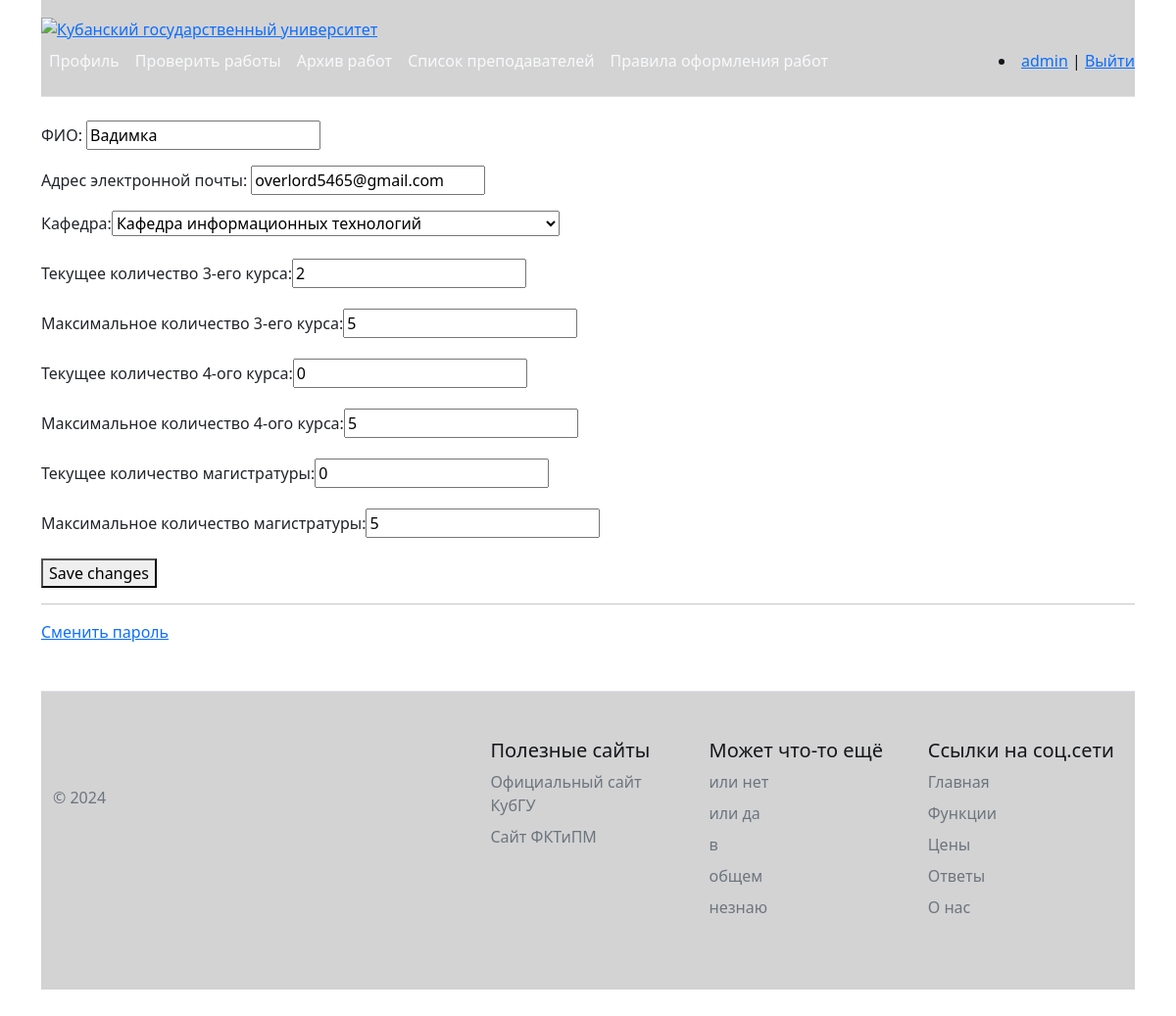
Screenshot of /users/edit_profile/ (signed in) with the database file from the repository.
### users/models.py (models this page shows)
class Teacher(models.Model):
    user = models.OneToOneField(User, on_delete=models.CASCADE, null=True,
                                default=None)
    INFORMATION_TECHNOLOGY = "IT"
    COMPUTATIONAL_TECHNOLOGIES = "CT"
    MATHEMATICAL_MODELING = "MM"
    DATA_ANALYSIS_AND_ARTIFICIAL_INTELLIGENCE = "DAAAI"
    APPLIED_MATHEMATICS = "AM"
    DEPARTMENT_CHOICES = (
        (INFORMATION_TECHNOLOGY, "Кафедра информационных технологий"),
        (COMPUTATIONAL_TECHNOLOGIES, "Кафедра вычислительных технологий"),
        (MATHEMATICAL_MODELING, "Кафедра математического моделирования"),
        (DATA_ANALYSIS_AND_ARTIFICIAL_INTELLIGENCE, "Кафедра анализа данных и искусственного интеллекта"),
        (APPLIED_MATHEMATICS, "Кафедра прикладной математики"),
    )
    department = models.CharField(max_length=100, db_index=True,
                                  verbose_name="Кафедра", blank=True,
                                  default=INFORMATION_TECHNOLOGY,
                                  choices=DEPARTMENT_CHOICES,
                                  )
    current_amount_3_course = models.IntegerField(blank=True, default=0,
                                                  validators=[
                                                      MaxValueValidator(5),
                                                      MinValueValidator(0)
                                                  ]
                                                  )
    max_amount_3_course = models.IntegerField(blank=True, default=5,
                                              validators=[
                                                  MaxValueValidator(5),
                                                  MinValueValidator(0)
                                              ]
                                              )
    current_amount_4_course = models.IntegerField(blank=True, default=0,
                                                  validators=[
                                                      MaxValueValidator(5),
                                                      MinValueValidator(0)
                                                  ]
                                                  )
    max_amount_4_course = models.IntegerField(blank=True, default=5,
                                              validators=[
                                                  MaxValueValidator(5),
                                                  MinValueValidator(0)
                                              ]
                                              )
    current_amount_m = models.IntegerField(blank=True, default=0,
                                           validators=[
                                               MaxValueValidator(5),
                                               MinValueValidator(0)
                                           ]
                                           )
    max_amount_m = models.IntegerField(blank=True, default=5,
                                       validators=[
                                           MaxValueValidator(5),
                                           MinValueValidator(0)
                                       ]
                                       )

### users/views.py (the view, shortened to what this page needs)
# urls.py: path('edit_profile/', views.update_profile, name='edit_profile')
def update_profile(request):
    is_teacher = Teacher.objects.filter(user=request.user).exists()
    profile = None
    if is_teacher:
        profile = Teacher.objects.get(user=request.user)
    else:
        profile = Student.objects.get(user=request.user)
    user_form = UserForm(instance=request.user)
    if is_teacher:
        profile_form = TeacherForm(instance=profile)
    else:
        profile_form = StudentForm(instance=profile)
    return render(request, 'users/edit_profile.html', {
        'user_form': user_form,
        'profile_form': profile_form
    })

### users/forms.py
class UserForm(forms.ModelForm):
    class Meta:
        model = get_user_model()
        fields = ('first_name', 'email')
        labels = {
            'first_name': 'ФИО',
            'email': 'Адрес электронной почты',
        }

class TeacherForm(forms.ModelForm):
    class Meta:
        model = Teacher
        fields = ('department',
                  'current_amount_3_course',
                  'max_amount_3_course',
                  'current_amount_4_course',
                  'max_amount_4_course',
                  'current_amount_m',
                  'max_amount_m',
                  )
        labels = {'department': 'Кафедра',
                  'current_amount_3_course': 'Текущее количество 3-его курса',
                  'max_amount_3_course': 'Максимальное количество 3-его курса',
                  'current_amount_4_course': 'Текущее количество 4-ого курса',
                  'max_amount_4_course': 'Максимальное количество 4-ого курса',
                  'current_amount_m': 'Текущее количество магистратуры',
                  'max_amount_m': 'Максимальное количество магистратуры'
        }

### users/templates/users/edit_profile.html (shortened to what this page needs)
{% extends 'base.html' %}
{% block content %}
<form method="post">
{{ user_form.as_p }}
    {% for f in profile_form %}
    <p><label class="form-label" for="{{ f.id_for_label }}">{{f.label}}: </label>{{ f }}</p>
    {% endfor %}
<button type="submit">Save changes</button>
</form>
<hr>
<p><a href="{% url 'users:password_change' %}">Сменить пароль</a></p>
{% endblock content%}

### templates/base.html (shortened to what this page needs)
{% load static %}
<!doctype html>
<html lang="en">
<head>
    <link href="https://cdn.jsdelivr.net/npm/bootstrap@5.0.2/dist/css/bootstrap.min.css" rel="stylesheet">
</head>
<body>
<div class="container">
    {% block header %}
	<div class="container alert-dark p-0 m-0">
        <header class="d-flex flex-wrap align-items-center justify-content-center justify-content-md-between py-3 mb-4 border-bottom">
          <div class="logo-img">
                    <a href="/ru" rel="home" title="Кубанский государственный университет"><img src="https://www.kubsu.ru/sites/all/themes/portal_kubsu/logo.png" alt="Кубанский государственный университет" id="logo" /></a>
          </div>
          <ul class="nav col-12 col-md-auto mb-2 justify-content-center mb-md-0">
              <li><a href="{% url 'users:edit_profile' %}"
                   class="nav-link px-2 link-light">Профиль</a></li>
              {% if user.is_authenticated %}
                  {% if user.is_staff %}
                  <li>
                      <a href="" class="nav-link px-2 link-light">Проверить работы</a>
                  </li>
                  {% else %}
                  <li>
                      <a href="" class="nav-link px-2 link-light">Писать работу</a>
                  </li>
                  {% endif %}
              {% endif %}
            <li><a href="{% url 'home' %}"
                   class="nav-link px-2 link-light">Архив
                работ</a></li>
            <li><a href="{% url 'list_teacher' %}"
                   class="nav-link px-2 link-light">Список
                преподавателей</a></li>
            <li>
                <a href="https://www.kubsu.ru/ru/fppk/oformlenie-vkr-i-kursovyh-rabot" class="nav-link px-2 link-light">Правила
                оформления работ</a></li>
          </ul>
          <div class="col-md-3 text-end">
            {% if user.is_authenticated %}
				<li class="last"><a href="{% url 'users:profile' %}">{{user.username}}</a> | <a href="{% url 'users:logout' %}">Выйти</a></li>
			{% endif %}
          </div>
        </header>
    </div>
{% endblock header %}
{% block main %}
{% block content %}
{% endblock content%}
{% endblock main%}
{% block footer %}
	<div class="container">
        <footer
                class="row row-cols-1 row-cols-sm-2 row-cols-md-5 py-5 my-5 border-top alert-dark">
            <div class="col mb-3">
              <a href="/" class="d-flex align-items-center mb-3 link-dark text-decoration-none">
                <svg class="bi me-2" width="40" height="32"><use xlink:href="#bootstrap"/></svg>
              </a>
              <p class="text-muted">&copy; 2024</p>
            </div>
            <div class="col mb-3">
            </div>
            <div class="col mb-3">
              <h5>Полезные сайты</h5>
              <ul class="nav flex-column">
                <li class="nav-item mb-2">
                    <a href="https://www.kubsu.ru/ru"
                       class="nav-link p-0 text-muted">Официальный сайт
                        КубГУ</a>
                </li>
                <li class="nav-item mb-2"><a href="https://www.kubsu.ru/ru/fktipm"
                                             class="nav-link p-0 text-muted">
                    Сайт ФКТиПМ</a></li>
              </ul>
            </div>
            <div class="col mb-3">
              <h5>Может что-то ещё</h5>
              <ul class="nav flex-column">
                <li class="nav-item mb-2"><a href="#"
                                             class="nav-link p-0 text-muted">
                    или нет</a></li>
                <li class="nav-item mb-2"><a href="#"
                                             class="nav-link p-0 text-muted">
                    или да</a></li>
                <li class="nav-item mb-2"><a href="#"
                                             class="nav-link p-0 text-muted">в</a></li>
                <li class="nav-item mb-2"><a href="#"
                                             class="nav-link p-0 text-muted">
                    общем</a></li>
                <li class="nav-item mb-2"><a href="#"
                                             class="nav-link p-0 text-muted">
                    незнаю</a></li>
              </ul>
            </div>
            <div class="col mb-3">
              <h5>Ссылки на соц.сети</h5>
              <ul class="nav flex-column">
                <li class="nav-item mb-2"><a href="#" class="nav-link p-0 text-muted">Главная</a></li>
                <li class="nav-item mb-2"><a href="#" class="nav-link p-0 text-muted">Функции</a></li>
                <li class="nav-item mb-2"><a href="#" class="nav-link p-0 text-muted">Цены</a></li>
                <li class="nav-item mb-2"><a href="#" class="nav-link p-0 text-muted">Ответы</a></li>
                <li class="nav-item mb-2"><a href="#" class="nav-link p-0 text-muted">О нас</a></li>
              </ul>
            </div>
        </footer>
    </div>
{% endblock footer %}
</div>
</body>
</html>

### rows the page displays
Teacher: profile_form "Кафедра информационных технологий" "2" "5" "0" "5" "0" "5"

### other values shown
{{ user.username }} "admin"
{{ f.label }} "Кафедра" "Текущее количество 3-его курса" "Максимальное количество 3-его курса" "Текущее количество 4-ого курса" "Максимальное количество 4-ого курса" "Текущее количество магистратуры" "Максимальное количество магистратуры"
